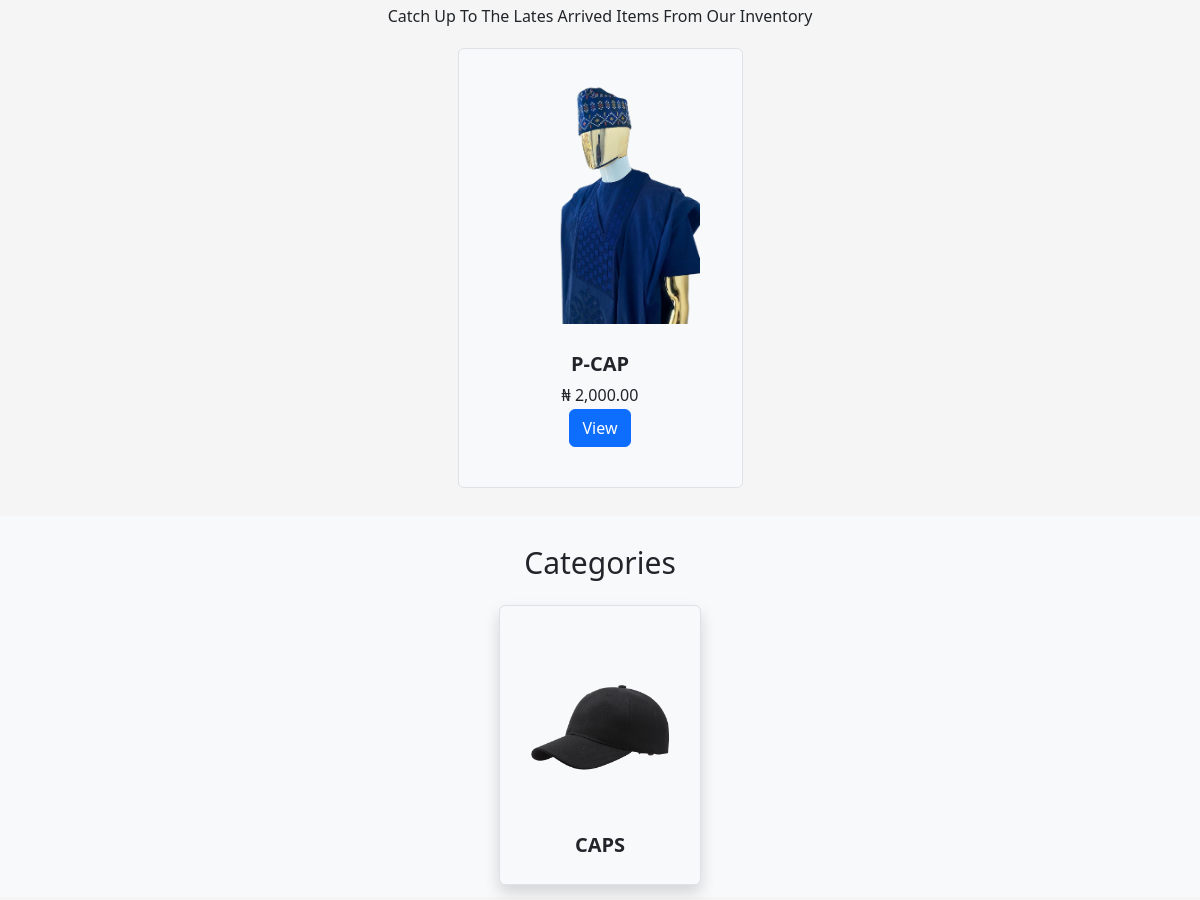
Before: / (middle part) with the older database file.
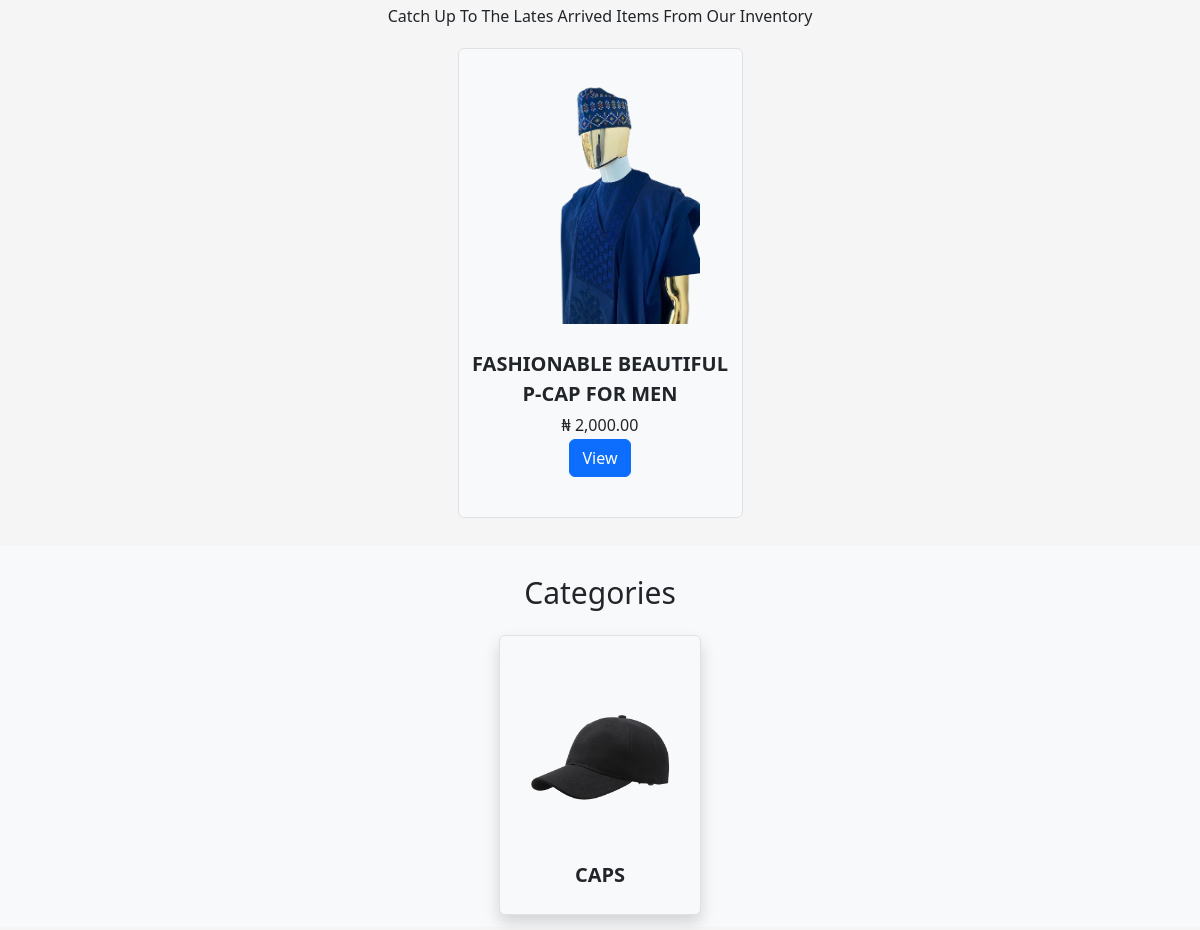
After: the same page with the newer database file.
### products/models.py (models this page shows, shortened)
class Product(models.Model):
    GENDER_CHOICES = [("M", "Male"), ("F", "Female"), ("U", "Unisex")]
    name = models.CharField(max_length=200)
    gender = models.CharField(max_length=1, choices=GENDER_CHOICES)
    category = models.ForeignKey(
        Category, on_delete=models.CASCADE, null=True, related_name="products"
    )
    sub_category = models.ForeignKey(
        SubCategory, on_delete=models.SET_NULL, null=True, related_name="products"
    )
    delivery_days = models.PositiveIntegerField()
    description = models.TextField()
    on_sale = models.BooleanField(default=False)
    store = models.ForeignKey(
        Store, on_delete=models.SET_NULL, null=True, related_name="products"
    )
    is_active = models.BooleanField(default=True)
    added_at = models.DateTimeField(auto_now_add=True)
    added_by = models.ForeignKey(
        "user.User",
        on_delete=models.DO_NOTHING,
        limit_choices_to={"staff": True},
        related_name="products_added",
    )
    slug = models.CharField(max_length=200, blank=True, default="")

class ProductImage(models.Model):
    product = models.ForeignKey(
        Product, on_delete=models.CASCADE, related_name="product_images"
    )
    image = models.ImageField(upload_to="product_images/")

class ProductVariant(models.Model):
    product = models.ForeignKey(
        Product, on_delete=models.CASCADE, related_name="product_variants"
    )
    size = models.ForeignKey(
        Size, on_delete=models.SET_NULL, null=True, related_name="product_variants"
    )
    color = models.ForeignKey(
        Color, on_delete=models.SET_NULL, null=True, related_name="product_variants"
    )
    price = models.DecimalField(max_digits=10, decimal_places=2)
    available_quantity = models.PositiveIntegerField()
    image = models.ImageField(upload_to="product_images/")
    active = models.BooleanField(default=True)

### base/views.py (the view)
# urls.py: path('', index, name='home_page'),
def index(request):
    products = Product.objects.all()[0:15]
    categories = Category.objects.all()[0:10]
    return render(request, 'base/index.html', context={"products": products, "categories": categories})

### base/cart_count_context.py (called while the page is built)
def get_cart_count(request):
    return {
        "cart_count": request.user.cart.count() if request.user.is_authenticated else Cart.objects.filter(
            device=request.COOKIES.get('device')).count() or '0'
    }

### base/categories_context.py (called while the page is built)
def get_categories(request):
    return {
        "menu_categories": Category.objects.all()
    }

### base/templates/base/index.html (shortened to what this page needs)
{% extends './base.html' %} {% load humanize %}
{% load static %} {% block title%} Home {% endblock%} {% block content %}
<section class="my-2 container">
  <p class="text-capitalize text-center">catch up to the lates arrived items from our inventory</p>
  <div class="row  justify-content-center">
    {% for product in products %}
    {% include 'products/product_card.html' with product=product %}
    {% endfor %}
  </div>
</section>
<section class="my-2 mt-4 bg-light p-2">
  <div class="text-capitalize text-center py-3" style="font-size: 30px; font-weight: 500;">Categories
  </div>
  <div class="row  justify-content-center">
    {% for category in categories %}
    {% include 'products/category_card.html' with category=category %}
    {% endfor %}
  </div>
</section>
{% endblock %}

### products/templates/products/product_card.html
{% load humanize %}
<div class="col-sm-8 col-md-5 col-lg-3 border rounded text-center pb-4 bg-light m-1">
    <div class="col-12">
        <a href="{% url 'products_details' id=product.id slug=product.slug %}">
            <img src="{{product.product_images.first.image.url}}" alt="product image" style="object-fit: contain;"
                height="300px" width="200px" />
        </a>
    </div>
    <div class="card-body align-items-end">
        <a href="{% url 'products_details' id=product.id slug=product.slug %}" style="font-weight: 600;"
            class="text-decoration-none text-start text-dark fs-5 pt-2 text-uppercase">
            <div class="card-title text-center">
                {{product.name}}
            </div>
        </a>
        <span>&#8358; {{product.product_variants.first.price|intcomma}}</span>
        <br />
        {% if product.product_variants.first.available_quantity %}
        <p class="text-success">
            <a href="{% url 'products_details' id=product.id slug=product.slug %}" class="btn btn-primary">View</a>
        </p>
        {% else %}
        <p class="text-danger">
            Out of stock!
        </p>
        {% endif %}
    </div>
</div>

Changed rows visible on the page:
changed Product: name "P-CAP" → "FASHIONABLE BEAUTIFUL P-CAP FOR MEN"
